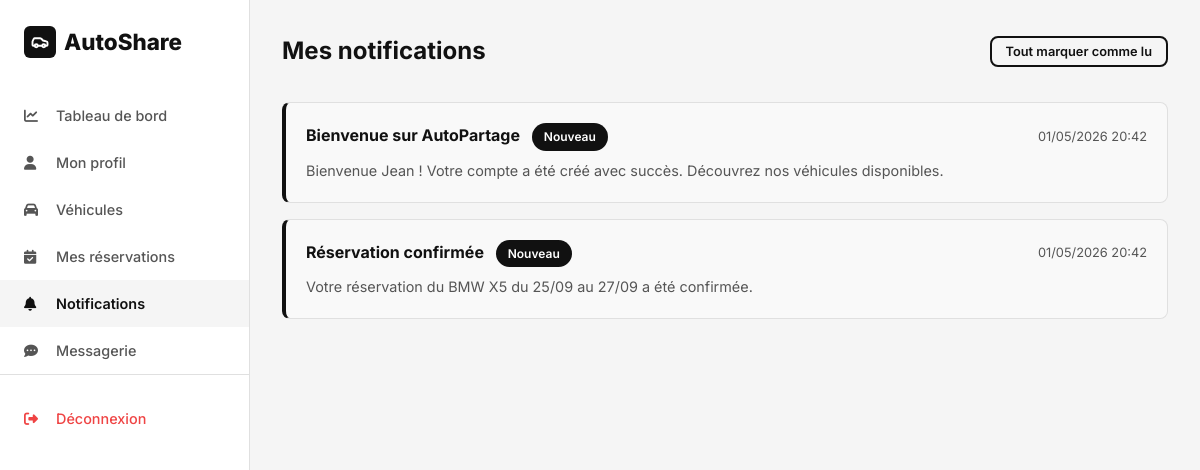
Page /client/notifications.php (signed in) on the earlier database version.
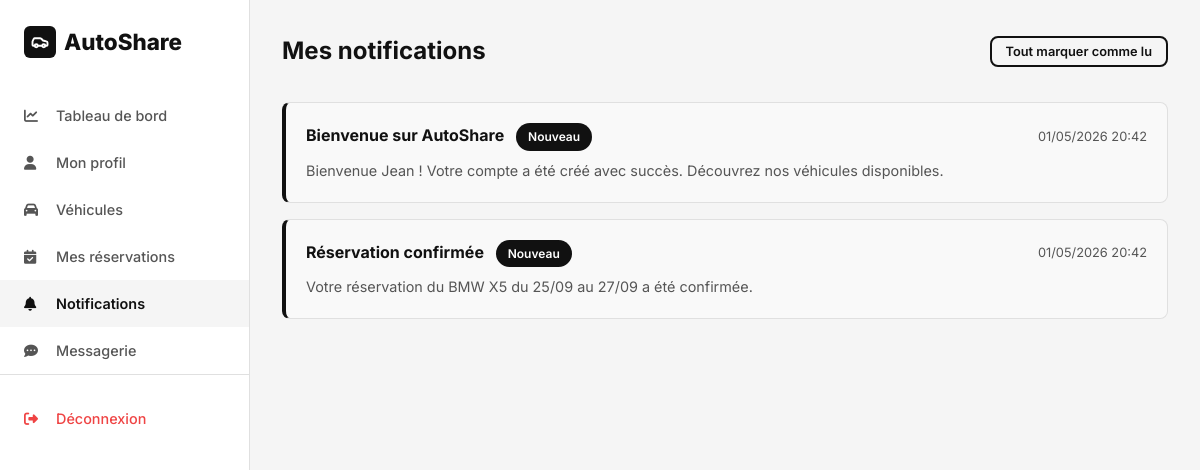
Same page on the later database version.
### tables this page shows
CREATE TABLE messages (
    id INT AUTO_INCREMENT PRIMARY KEY,
    utilisateur_id INT NOT NULL,
    titre VARCHAR(255) NOT NULL,
    contenu TEXT NOT NULL,
    lu TINYINT(1) NOT NULL DEFAULT 0,
    type ENUM('info', 'success', 'warning', 'error') NOT NULL DEFAULT 'info',
    date_creation DATETIME NOT NULL DEFAULT CURRENT_TIMESTAMP,
    FOREIGN KEY (utilisateur_id) REFERENCES utilisateurs(id) ON DELETE CASCADE
);

### includes/functions.php (called while the page is built, shortened)
<?php
function clean($data) {
    return htmlspecialchars(trim($data), ENT_QUOTES, 'UTF-8');
}
function formatDateTime($date) {
    return date('d/m/Y H:i', strtotime($date));
}

### client/notifications.php (the view, shortened to what this page needs)
<?php
require_once '../config/database.php';
require_once '../includes/functions.php';
$userId = $_SESSION['user_id'];
$stmt = $pdo->prepare("SELECT * FROM messages WHERE utilisateur_id = :uid ORDER BY date_creation DESC");
$stmt->execute([':uid' => $userId]);
$messages = $stmt->fetchAll();
?>
<!DOCTYPE html>
<html lang="fr">
<head>
    <link rel="stylesheet" href="https://cdnjs.cloudflare.com/ajax/libs/font-awesome/6.5.0/css/all.min.css">
    <link rel="stylesheet" href="../assets/css/style.css">
</head>
<body class="dashboard">
    <?php include '../includes/sidebar.php'; ?>
    <main class="dashboard-content">
        <header class="dashboard-header">
            <h1>Mes notifications</h1>
            <form action="notifications.php" method="POST">
                <button type="submit" name="mark_read" class="btn btn-outline btn-sm">Tout marquer comme lu</button>
            </form>
        </header>
        <div class="messages-list" style="display: flex; flex-direction: column; gap: 16px;">
            <?php if (empty($messages)): ?>
                <div class="table-container p-4 text-center" style="padding: 40px;">
                    <p>Vous n'avez aucun message.</p>
                </div>
            <?php else: ?>
                <?php foreach ($messages as $msg): ?>
                <div class="table-container" style="padding: 20px; border-left: 4px solid <?= $msg['lu'] ? 'var(--border)' : 'var(--primary)' ?>; background: <?= $msg['lu'] ? '#fff' : '#f9f9f9' ?>;">
                    <div class="flex-between mb-1">
                        <h3 style="font-size: 1rem; color: <?= $msg['lu'] ? 'var(--secondary)' : 'var(--primary)' ?>;">
                            <?= clean($msg['titre']) ?>
                            <?php if (!$msg['lu']): ?><span class="badge badge-primary" style="background: var(--primary); color: #fff; margin-left: 8px;">Nouveau</span><?php endif; ?>
                        </h3>
                        <span style="font-size: 0.8rem; color: var(--secondary);"><?= formatDateTime($msg['date_creation']) ?></span>
                    </div>
                    <p style="color: var(--secondary); font-size: 0.9rem;"><?= nl2br(clean($msg['contenu'])) ?></p>
                </div>
                <?php endforeach; ?>
            <?php endif; ?>
        </div>
    </main>
</body>
</html>

Differences in the rows shown:
changed messages: titre "Bienvenue sur AutoPartage" → "Bienvenue sur AutoShare"
